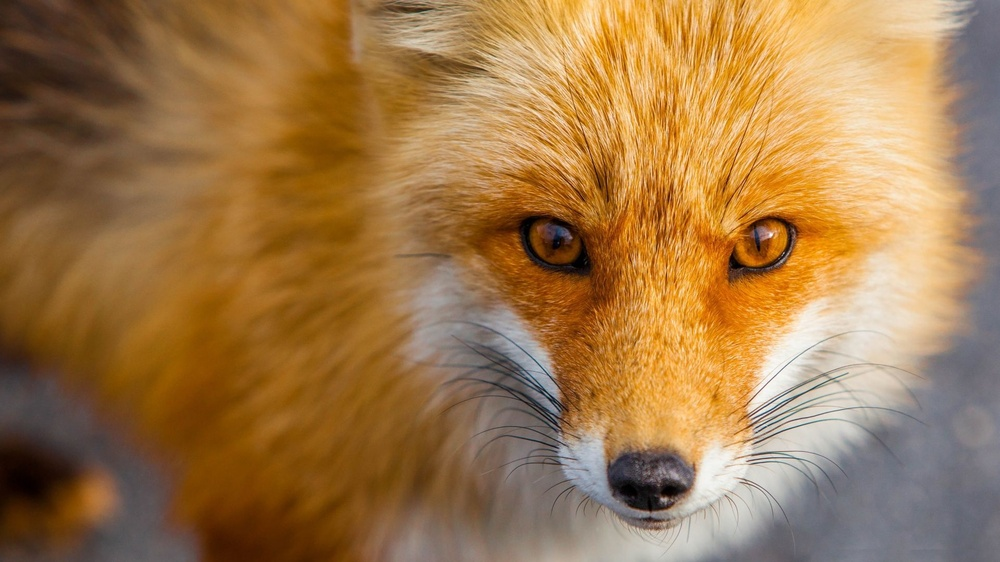
#> input picture Chapter-2/image.jpg, 1000 x 562 px, shrunk from 1920 x 1080 before the run
$ python 1-Translational.py
#> lines starting #> are read from the running program, lines starting #| are printed output that depends on the picture

# In case of Affine Transformation Matrix should be 2*3
##To implement this Translational we can use cv2.wrapAffine

import cv2
import numpy as np

image = cv2.imread('image.jpg')
#> image is the input picture: shape (562, 1000, 3); mean B, G, R 74.1, 120.1, 159.1

height , width = image.shape[:2]
#> height = 562; width = 1000

one_forth_Height , one_forth_Width = height/4 , width/4
#> one_forth_Height = 140.5; one_forth_Width = 250


T = np.float32([[1,0,one_forth_Width],[0,1,one_forth_Height]])
#> T = [[1, 0, 250], [0, 1, 140.5]]

## wrapAffine takes 3 arguments
## image , Transformation Matrix and height and width of Original image


img_Translational = cv2.warpAffine(image,T, (width,height))
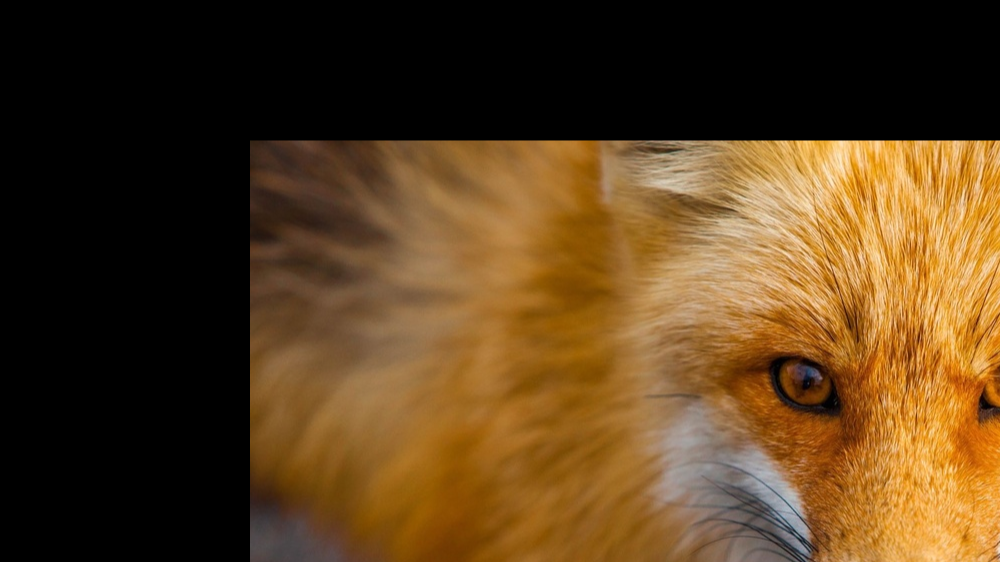
#> img_Translational: shape (562, 1000, 3); mean B, G, R 29.1, 62.2, 89.4


cv2.imshow("Translated Image" , img_Translational)
cv2.waitKey()
cv2.destroyAllWindows()
